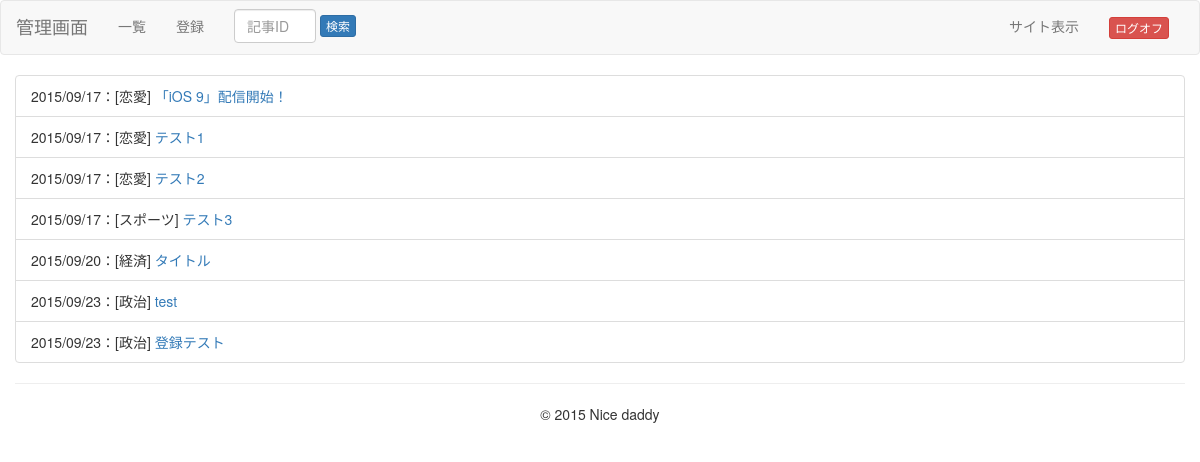
/admin/news_list.php (signed in), run on the app's committed database.
### tables this page shows
CREATE TABLE IF NOT EXISTS `news` (
  `news_id` int(11) NOT NULL,
  `category_id` int(10) NOT NULL DEFAULT '1',
  `news_title` varchar(64) NOT NULL,
  `news_detail` varchar(1024) NOT NULL,
  `show_flg` int(11) NOT NULL,
  `author` varchar(12) NOT NULL,
  `create_date` datetime NOT NULL,
  `update_date` datetime NOT NULL
);

CREATE TABLE IF NOT EXISTS `category` (
  `category_id` int(11) NOT NULL,
  `category_name` varchar(64) NOT NULL,
  `create_date` datetime NOT NULL
);

### admin/news_list.php (the view, shortened to what this page needs)
<?php
    include("header.php");
    $pdo = new PDO("mysql:host=localhost;dbname=cs_academy;charset=utf8", "root", "");
    $sql = "SELECT * FROM news,category WHERE news.category_id = category.category_id";
    $stmt = $pdo->prepare($sql);
    $stmt->execute();
    $results = $stmt->fetchAll(PDO::FETCH_ASSOC);
?>
<ul class="list-group">
    <?php
        foreach($results as $row) {
            $date = $row["update_date"];
            $l_id = $row["news_id"];
            $category_name = $row["category_name"];
            echo '<li class="list-group-item">';
            echo date('Y/m/d', strtotime($date)). '：[' .$category_name. '] ';
            echo '<a href="update.php?id=' . $l_id . '">';
            echo mb_substr($row["news_title"], 0, 40) . '</a></li>';
        }
    ?>
</ul>
<?php include("footer.php"); ?>

### data on the page
news: update_date "2015/09/17", category.category_name "恋愛", news_title "「iOS 9」配信開始！"
news: update_date "2015/09/17", category.category_name "恋愛", news_title "テスト1"
news: update_date "2015/09/17", category.category_name "恋愛", news_title "テスト2"
news: update_date "2015/09/17", category.category_name "スポーツ", news_title "テスト3"
news: update_date "2015/09/20", category.category_name "経済", news_title "タイトル"
news: update_date "2015/09/23", category.category_name "政治", news_title "test"
news: update_date "2015/09/23", category.category_name "政治", news_title "登録テスト"
